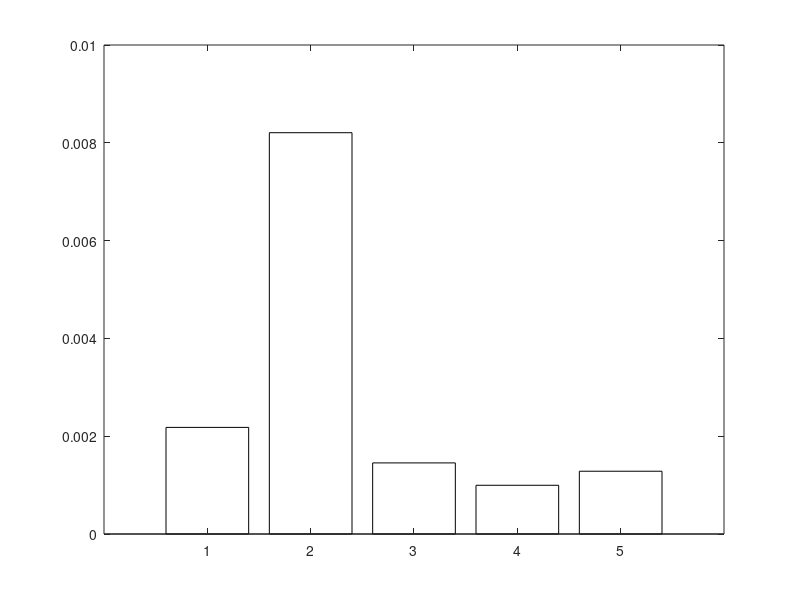

MATLAB code to generate this figure: (Note: this script raises an error after producing the figure.)
% DragBuildUp.m
% =========================================================================
% DRAG BUILD-UP — Parasite Drag Coefficient (CD_0) Estimation
%
% Method follows the equivalent parasite drag area approach from Appendix A:
%   D_o = (A_fuse + A_wing + A_htail + A_vtail + A_aux) * q_inf
%   CD_0 = sum(A_i) / S_ref
%
% Each component contributes an equivalent parasite drag area A_i [m^2]:
%   Lifting surfaces (wing, tails):   A_i = 2 * Cf * S_planform
%   Fuselage (prolate ellipsoid):     A_i = (1 + 1.5*(l/d)^-1.5 + 7*(l/d)^-3) * Cf * S_wet
%
% Airfoil:  NASA GA(W)-1  (General Aviation Whitcomb)
%   — Relatively thick low-speed airfoil (t/c ≈ 0.17), so a
%     thickness correction (1 + 2*(t/c)) is applied to lifting surfaces.
%   — Ref: Raymer, Aircraft Design §12.5 / Hoerner Ch. 6
%
% Skin friction model: turbulent flat-plate (conservative; STOL aircraft
%   at low-Re are transitional but turbulent BL is the safer assumption).
%     Cf = 0.074 / Re^0.2    [Prandtl turbulent flat-plate]
%
% Reynolds number uses the characteristic length of each component:
%   Wing / tail: mean aerodynamic chord (MAC)
%   Fuselage:    total length l
%
% OUTPUTS (printed to console)
%   Component-by-component breakdown table
%   Total CD_0 (clean configuration)
%   Comparison against the placeholder used in ConstraintAnalysis_TO_Land_v2.m
%
% USAGE
%   1. Fill in every value in SECTION 1 (geometry from your CAD model).
%   2. Run.  No additional .m files required.
%   3. Feed the resulting CD_0_clean into ConstraintAnalysis_TO_Land_v2.m.
%
% NOTES
%   * All quantities in SI (metres, Newtons, Watts, kg) unless noted.
%   * A_aux is an additive lump for protuberances (antennas, fairings, gaps).
%     A reasonable first estimate is 5–10 % of (A_fuse + A_wing + A_htail + A_vtail).
%     Set aux_frac below accordingly and revise after detail design.
%   * Compressibility drag is NOT included here (low-speed aircraft).
%   * Interference drag is NOT explicitly modelled; the aux factor partially
%     accounts for it.  Wing-fuselage junction fairings can reduce it by ~30 %.
% =========================================================================

clear; clc; close all;

% =========================================================================
%  SECTION 1 — AIRCRAFT GEOMETRY  (← fill these from CAD)
% =========================================================================

% ── Flight condition for Cf evaluation ────────────────────────────────────
% Use cruise (clean) condition.  Cf is insensitive to small V changes.
V_cruise = 130 * 0.5144;   % cruise true airspeed  130 KTAS → [m/s]
rho_SL   = 1.225;           % sea-level ISA density              [kg/m^3]
mu_air   = 1.789e-5;        % dynamic viscosity of air at SL     [Pa·s]
% NOTE: Cf evaluated at SL (conservative — lower altitude → higher Re → lower Cf,
%       but Cf is a weak function of Re, so SL is a safe starting point).

% ─────────────────────────────────────────────────────────────────────────
%  FUSELAGE  (modelled as a prolate ellipsoid — Appendix A)
% ─────────────────────────────────────────────────────────────────────────
%  Pull l and d from your CAD bounding box / outer-mould-line.
%  l = total fuselage length (nose to tail)
%  d = maximum fuselage diameter (or equivalent circular diameter)

l_fuse = 10.00;   % fuselage length            [m]   ← REPLACE
d_fuse =  1.50;   % fuselage max diameter      [m]   ← REPLACE

% ─────────────────────────────────────────────────────────────────────────
%  WING
% ─────────────────────────────────────────────────────────────────────────
%  S_wing  = exposed planform area (one side × 2 for both surfaces,
%            but the "2" is already baked into the formula below)
%  MAC     = mean aerodynamic chord  (∫c^2 dy / S_half)
%  t_c_w   = thickness-to-chord ratio of NASA GA(W)-1

S_wing  = 30.00;   % total wing planform area   [m^2]  ← REPLACE
MAC_w   =  1.80;   % mean aerodynamic chord      [m]   ← REPLACE
t_c_w   =  0.17;   % GA(W)-1 t/c ≈ 0.17          [-]   (verify against your section)

% ─────────────────────────────────────────────────────────────────────────
%  HORIZONTAL TAIL (stabiliser)
% ─────────────────────────────────────────────────────────────────────────
S_htail = 5.00;   % total h-tail planform area  [m^2]  ← REPLACE
MAC_ht  = 0.90;   % h-tail mean aero chord       [m]   ← REPLACE
t_c_ht  = 0.12;   % h-tail airfoil t/c           [-]   ← REPLACE (symmetric section)

% ─────────────────────────────────────────────────────────────────────────
%  VERTICAL TAIL (fin)
% ─────────────────────────────────────────────────────────────────────────
S_vtail = 3.50;   % v-tail planform area         [m^2]  ← REPLACE
MAC_vt  = 1.00;   % v-tail mean aero chord        [m]   ← REPLACE
t_c_vt  = 0.12;   % v-tail airfoil t/c            [-]   ← REPLACE

% ─────────────────────────────────────────────────────────────────────────
%  AUXILIARY PROTUBERANCES  (antennas, fairings, landing-gear sponsons, etc.)
% ─────────────────────────────────────────────────────────────────────────
%  aux_frac: fraction of the four primary component drag areas to add as a
%            lump for all auxiliary sources.  Typical range: 0.05 – 0.15.
%            Use 0.10 (10 %) as a first estimate; refine after detail design.
aux_frac = 0.10;   % auxiliary lump fraction   [-]

% ─────────────────────────────────────────────────────────────────────────
%  REFERENCE AREA  (for CD_0 normalisation)
% ─────────────────────────────────────────────────────────────────────────
%  By convention CD_0 is referenced to the wing planform area S_wing.
S_ref = S_wing;   % [m^2]

% =========================================================================
%  SECTION 2 — PHYSICAL CONSTANTS  (do not edit)
% =========================================================================

% Turbulent flat-plate skin friction exponent (Prandtl formula)
% Cf = 0.074 / Re^(1/5)
Cf_coeff = 0.074;
Cf_exp   = 0.200;   % 1/5

% GA(W)-1 thickness correction for lifting surfaces:
%   CD_0,surface ≈ 2 * Cf * (1 + 2*(t/c)) * S_planform   [Raymer §12.5]
% The factor (1 + 2*(t/c)) accounts for the pressure drag of a thick airfoil
% above the flat-plate baseline.  For t/c = 0.17 this adds ~34 % to Cf.

% =========================================================================
%  SECTION 3 — REYNOLDS NUMBER AND SKIN FRICTION COEFFICIENT
% =========================================================================

% ── Reynolds number for each component ───────────────────────────────────
Re_fuse = rho_SL * V_cruise * l_fuse  / mu_air;   % fuselage Re  (based on l)
Re_wing = rho_SL * V_cruise * MAC_w   / mu_air;   % wing Re      (based on MAC)
Re_ht   = rho_SL * V_cruise * MAC_ht  / mu_air;   % h-tail Re
Re_vt   = rho_SL * V_cruise * MAC_vt  / mu_air;   % v-tail Re

% ── Turbulent flat-plate Cf for each component ───────────────────────────
Cf_fuse = Cf_coeff / Re_fuse^Cf_exp;
Cf_wing = Cf_coeff / Re_wing^Cf_exp;
Cf_ht   = Cf_coeff / Re_ht^Cf_exp;
Cf_vt   = Cf_coeff / Re_vt^Cf_exp;

% =========================================================================
%  SECTION 4 — FUSELAGE PARASITE DRAG
% =========================================================================
%  Appendix A prolate-ellipsoid formula (wetted-area form):
%    CD_0,fuse = [1 + 1.5*(l/d)^-1.5 + 7*(l/d)^-3] * Cf
%    S_wet,fuse = (pi*d/2) * (d + l)                     [exact ellipsoid]
%    A_fuse = CD_0,fuse * S_wet,fuse

FR = l_fuse / d_fuse;   % fineness ratio l/d  [-]

% Form factor (Hoerner / Appendix A Eq. 1)
FF_fuse = 1 + 1.5 * FR^(-1.5) + 7 * FR^(-3);

% Wetted area of prolate ellipsoid
S_wet_fuse = (pi * d_fuse / 2) * (d_fuse + l_fuse);   % [m^2]

% Equivalent parasite drag area
A_fuse = FF_fuse * Cf_fuse * S_wet_fuse;   % [m^2]

% Component CD_0 referenced to S_ref (for reporting)
CD0_fuse = A_fuse / S_ref;

% =========================================================================
%  SECTION 5 — WING PARASITE DRAG
% =========================================================================
%  Both upper and lower surfaces contribute → factor of 2 in front of Cf.
%  Thickness correction for GA(W)-1 thick section included.
%    A_wing = 2 * Cf * (1 + 2*(t/c)) * S_wing

FF_wing = 1 + 2 * t_c_w;   % airfoil form factor  [-]

A_wing = 2 * Cf_wing * FF_wing * S_wing;   % [m^2]

CD0_wing = A_wing / S_ref;

% =========================================================================
%  SECTION 6 — HORIZONTAL TAIL PARASITE DRAG
% =========================================================================

FF_ht = 1 + 2 * t_c_ht;   % form factor for h-tail section  [-]

A_htail = 2 * Cf_ht * FF_ht * S_htail;   % [m^2]

CD0_htail = A_htail / S_ref;

% =========================================================================
%  SECTION 7 — VERTICAL TAIL PARASITE DRAG
% =========================================================================

FF_vt = 1 + 2 * t_c_vt;   % form factor for v-tail section  [-]

A_vtail = 2 * Cf_vt * FF_vt * S_vtail;   % [m^2]

CD0_vtail = A_vtail / S_ref;

% =========================================================================
%  SECTION 8 — AUXILIARY DRAG AREA LUMP
% =========================================================================
%  A_aux is a fraction of the four primary areas to account for
%  protuberances, interference drag, and detail items not explicitly modelled.

A_primary = A_fuse + A_wing + A_htail + A_vtail;

A_aux    = aux_frac * A_primary;   % [m^2]
CD0_aux  = A_aux / S_ref;

% =========================================================================
%  SECTION 9 — TOTAL PARASITE DRAG COEFFICIENT (CLEAN)
% =========================================================================

A_total   = A_primary + A_aux;    % total equivalent parasite drag area [m^2]
CD0_clean = A_total / S_ref;      % referenced to S_ref = S_wing         [-]

% =========================================================================
%  SECTION 10 — CONSOLE OUTPUT
% =========================================================================

fprintf('\n');
fprintf('==========================================================================\n');
fprintf('  DRAG BUILD-UP SUMMARY\n');
fprintf('==========================================================================\n');
fprintf('\n');

% ── Flight condition ──────────────────────────────────────────────────────
fprintf('  Flight condition (Cf evaluation)\n');
fprintf('    V_cruise   = %6.2f m/s  (%5.1f KTAS)\n', V_cruise, V_cruise/0.5144);
fprintf('    rho        = %6.4f kg/m^3  (ISA sea level)\n', rho_SL);
fprintf('\n');

% ── Reynolds numbers ──────────────────────────────────────────────────────
fprintf('  Reynolds Numbers\n');
fprintf('    Fuselage   (L = %.2f m)    Re = %.3e\n', l_fuse,  Re_fuse);
fprintf('    Wing       (MAC = %.2f m)  Re = %.3e\n', MAC_w,   Re_wing);
fprintf('    H-Tail     (MAC = %.2f m)  Re = %.3e\n', MAC_ht,  Re_ht);
fprintf('    V-Tail     (MAC = %.2f m)  Re = %.3e\n', MAC_vt,  Re_vt);
fprintf('\n');

% ── Skin friction coefficients ────────────────────────────────────────────
fprintf('  Skin Friction Coefficients  [turbulent flat-plate, Cf = 0.074/Re^0.2]\n');
fprintf('    Fuselage   Cf = %.5f\n', Cf_fuse);
fprintf('    Wing       Cf = %.5f\n', Cf_wing);
fprintf('    H-Tail     Cf = %.5f\n', Cf_ht);
fprintf('    V-Tail     Cf = %.5f\n', Cf_vt);
fprintf('\n');

% ── Component drag breakdown table ───────────────────────────────────────
fprintf('  Component Drag Breakdown\n');
fprintf('  %-14s  %8s  %8s  %8s  %10s  %8s\n', ...
        'Component', 'Area[m^2]', 'Cf', 'FF', 'A_i [m^2]', 'CD0_i');
fprintf('  %s\n', repmat('-', 1, 64));

fprintf('  %-14s  %8.2f  %8.5f  %8.4f  %10.5f  %8.5f\n', ...
        'Fuselage', S_wet_fuse, Cf_fuse, FF_fuse, A_fuse, CD0_fuse);
fprintf('  %-14s  %8.2f  %8.5f  %8.4f  %10.5f  %8.5f\n', ...
        'Wing', S_wing, Cf_wing, FF_wing, A_wing, CD0_wing);
fprintf('  %-14s  %8.2f  %8.5f  %8.4f  %10.5f  %8.5f\n', ...
        'H-Tail', S_htail, Cf_ht, FF_ht, A_htail, CD0_htail);
fprintf('  %-14s  %8.2f  %8.5f  %8.4f  %10.5f  %8.5f\n', ...
        'V-Tail', S_vtail, Cf_vt, FF_vt, A_vtail, CD0_vtail);
fprintf('  %-14s  %8s  %8s  %8s  %10.5f  %8.5f\n', ...
        sprintf('Aux (%d%%)', round(aux_frac*100)), '—', '—', '—', A_aux, CD0_aux);
fprintf('  %s\n', repmat('-', 1, 64));
fprintf('  %-14s  %8s  %8s  %8s  %10.5f  %8.5f\n', ...
        'TOTAL (clean)', '—', '—', '—', A_total, CD0_clean);
fprintf('\n');

% ── Comparison against constraint analysis placeholder ────────────────────
CD0_placeholder = 0.030;   % value used in ConstraintAnalysis_TO_Land_v2.m
delta_pct = (CD0_clean - CD0_placeholder) / CD0_placeholder * 100;

fprintf('  Comparison against ConstraintAnalysis placeholder\n');
fprintf('    Placeholder CD_0_clean = %.4f\n', CD0_placeholder);
fprintf('    Build-up    CD_0_clean = %.4f\n', CD0_clean);
fprintf('    Difference             = %+.1f %%\n', delta_pct);
if abs(delta_pct) > 20
    fprintf('    *** WARNING: >20%% deviation — revisit geometry inputs ***\n');
end
fprintf('\n');
fprintf('==========================================================================\n');
fprintf('  To propagate: set CD_0_clean = %.5f in ConstraintAnalysis script.\n', CD0_clean);
fprintf('==========================================================================\n\n');

% =========================================================================
%  SECTION 11 — BAR CHART: COMPONENT CONTRIBUTION TO CD_0
% =========================================================================

components  = {'Fuselage', 'Wing', 'H-Tail', 'V-Tail', ...
               sprintf('Aux (%d%%)', round(aux_frac*100))};
CD0_parts   = [CD0_fuse, CD0_wing, CD0_htail, CD0_vtail, CD0_aux];
pct_parts   = 100 * CD0_parts / CD0_clean;

figure('Name','Drag Build-Up — CD_0 Breakdown', ...
       'Units','normalized', 'Position',[0.10 0.15 0.55 0.65]);

bar_colors = [0.27 0.51 0.71;   % fuselage  — steel blue
              0.20 0.63 0.17;   % wing      — green
              0.89 0.47 0.13;   % h-tail    — orange
              0.75 0.22 0.17;   % v-tail    — red
              0.60 0.60 0.60];  % aux       — grey

b = bar(CD0_parts, 'FaceColor','flat');
b.CData = bar_colors;

% Annotate each bar with its percentage contribution
for k = 1:length(CD0_parts)
    text(k, CD0_parts(k) + 0.0002, ...
         sprintf('%.1f %%', pct_parts(k)), ...
         'HorizontalAlignment','center', 'FontSize',10, 'FontWeight','bold');
end

% Reference line at total CD_0
yline(CD0_clean, 'k--', 'LineWidth', 1.4, ...
      'Label', sprintf('CD_0 = %.4f (total)', CD0_clean), ...
      'LabelHorizontalAlignment','left', 'FontSize', 9);

xticks(1:length(components));
xticklabels(components);
ylabel('Parasite Drag Coefficient  CD_0  [-]', 'FontSize', 12);
title({ 'Drag Build-Up — Component Contributions to CD_{0,clean}', ...
        sprintf('Airfoil: NASA GA(W)-1  |  Turbulent Cf  |  S_{ref} = %.1f m^2', S_ref) }, ...
      'FontSize', 11);
ax = gca;
ax.FontSize  = 11;
ax.GridAlpha = 0.30;
grid on;
ylim([0, max(CD0_parts) * 1.35]);
xlim([0.4, length(components) + 0.6]);
box on;
